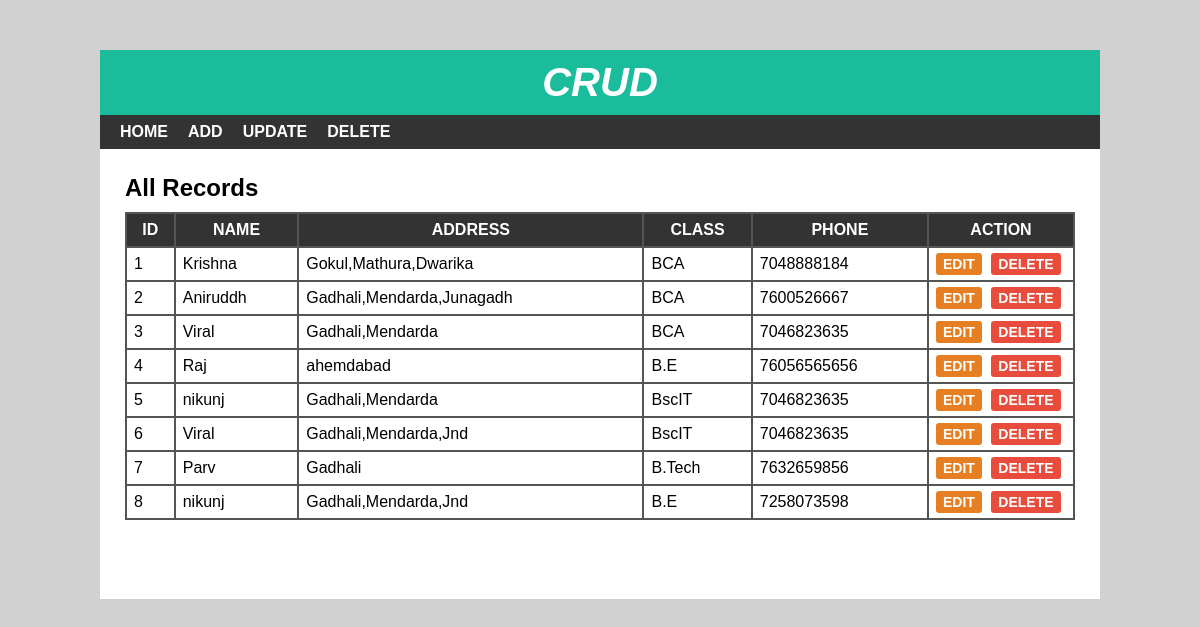
The page / on the database its author committed.
### tables this page shows
CREATE TABLE `student` (
  `sid` int(10) NOT NULL,
  `sname` varchar(50) NOT NULL,
  `saddress` varchar(100) NOT NULL,
  `sclass` varchar(10) NOT NULL,
  `sphone` bigint(11) NOT NULL
);

CREATE TABLE `studentclass` (
  `cid` bigint(15) NOT NULL,
  `cname` varchar(50) NOT NULL
);

### index.php (the view, shortened to what this page needs)
<?php
include 'header.php';
?>
<div id="main-content">
    <h2>All Records</h2>
    <?php
    $con=mysqli_connect("localhost","root","","crud")or die("connection Failed");
    $sql="SELECT * FROM student JOIN studentclass WHERE student.sclass = studentclass.cid";
   $result=mysqli_query($con, $sql)or die("Not Join Table");
   if(mysqli_num_rows($result) > 0) {
    ?>
    <table cellpadding="7px">
        <thead>
        <th>Id</th>
        <th>Name</th>
        <th>Address</th>
        <th>Class</th>
        <th>Phone</th>
        <th>Action</th>
        </thead>
        <tbody>
            <?php
            while($row=mysqli_fetch_assoc($result))
            {
            ?>
            <tr>
                <td><?php echo $row['sid']; ?></td>
                <td><?php echo $row['sname']; ?></td>
                <td><?php echo $row['saddress']; ?></td>
                <td><?php echo $row['cname']; ?></td>
                <td><?php echo $row['sphone']; ?></td>
                <td>
                    <a href='edit.php?id=<?php echo $row['sid']; ?>'>Edit</a>
                    <a href='delete-inline.php?id=<?php echo $row['sid']; ?>'>Delete</a>
                </td>
            </tr>
            <?php }
             ?>
        </tbody>
    </table>
<?php } ?>
</div>
</div>
</body>
</html>

### header.php (shortened to what this page needs)
<!DOCTYPE html>
<html lang="en">
<head>
  <link rel="stylesheet" href="css/style.css">
</head>
<body>
    <div id="wrapper">
        <div id="header">
            <h1>Crud</h1>
        </div>
        <div id="menu">
            <ul>
                <li>
                    <a href="index.php">Home</a>
                </li>
                <li>
                    <a href="add.php">Add</a>
                </li>
                <li>
                    <a href="update.php">Update</a>
                </li>
                <li>
                    <a href="delete.php">Delete</a>
                </li>
            </ul>
        </div>

### css/style.css (style rules this page uses)
body { font:16px arial; margin: 0; padding: 0; background: #d1d1d1; }
#wrapper { width: 1000px; margin: 50px auto 0; background-color: #fff; }
#header { text-align: center; background-color: #1abc9c; padding: 10px; }
#header h1 { color: #fff; font-size: 40px; font-style: italic; font-weight: 700; text-transform: uppercase; margin: 0; }
#menu { background-color: #333; }
#menu ul { font-size: 0; padding: 0 10px; margin: 0; list-style: none; }
#menu ul li { display: inline-block; }
#menu ul li a { color: #fff; font-size: 16px; font-weight: 600; padding: 8px 10px; display: block; text-decoration: none; text-transform: uppercase; transition: all 0.3s ease; }
#main-content { padding: 25px; min-height: 400px; }
#main-content h2 { margin: 0 0 10px; text-transform: capitalize; }
#main-content table { width: 100%; background-color: #555; margin: 0 0 20px; }
#main-content table th { color: #fff; background-color: #333; text-transform: uppercase; }
#main-content table th:last-child { width: 130px; }
#main-content table td { background-color: #fff; }
#main-content table td a { font-size: 14px; font-weight: 600; text-transform: uppercase; padding: 3px 7px; color: #fff; background-color: #e67e22; text-decoration: none; border-radius: 3px; }
#main-content table td a:nth-child(2) { background-color: #e74c3c; margin: 0 0 0 5px; }

### rows shown on the page
student: sid "1", sname "Krishna", saddress "Gokul,Mathura,Dwarika", studentclass.cname "BCA", sphone "7048888184"
student: sid "2", sname "Aniruddh", saddress "Gadhali,Mendarda,Junagadh", studentclass.cname "BCA", sphone "7600526667"
student: sid "3", sname "Viral", saddress "Gadhali,Mendarda", studentclass.cname "BCA", sphone "7046823635"
student: sid "4", sname "Raj", saddress "ahemdabad", studentclass.cname "B.E", sphone "76056565656"
student: sid "5", sname "nikunj", saddress "Gadhali,Mendarda", studentclass.cname "BscIT", sphone "7046823635"
student: sid "6", sname "Viral", saddress "Gadhali,Mendarda,Jnd", studentclass.cname "BscIT", sphone "7046823635"
student: sid "7", sname "Parv", saddress "Gadhali", studentclass.cname "B.Tech", sphone "7632659856"
student: sid "8", sname "nikunj", saddress "Gadhali,Mendarda,Jnd", studentclass.cname "B.E", sphone "7258073598"
